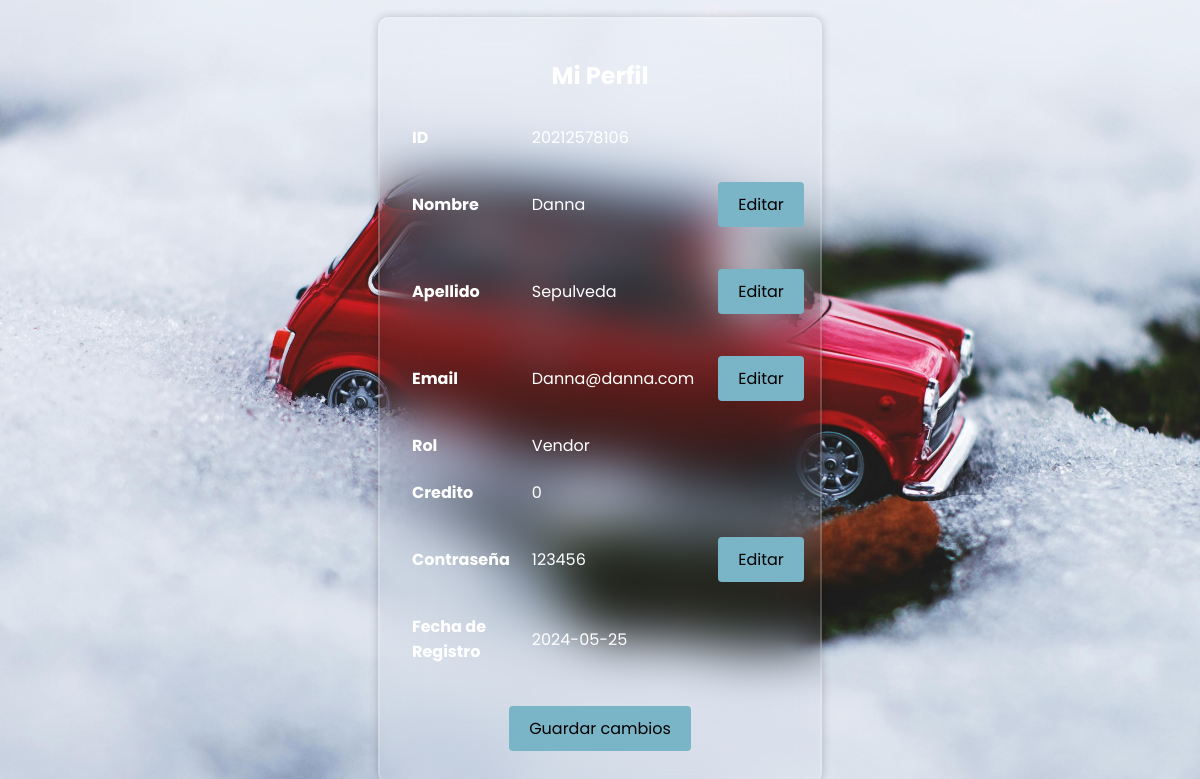
Page /App/Seller/SellerInfo.php?id=1 on the earlier database version.
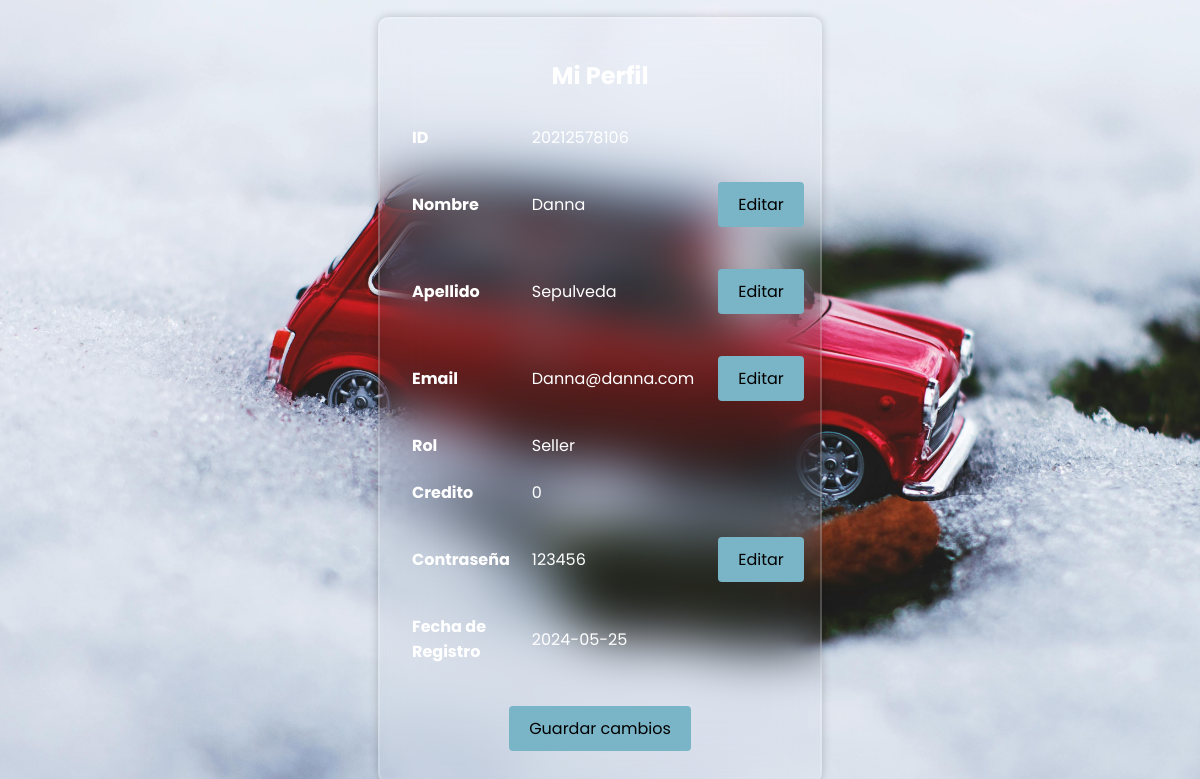
Same page on the later database version.
### tables this page shows
CREATE TABLE User (
    ID_User INT,
    ID_Number LONG,
    Email VARCHAR(255),
    Password VARCHAR(255),
    First_Name VARCHAR(255),
    Last_Name VARCHAR(255),
    Credit LONG,
    Registration_Date DATE,
    Rol VARCHAR(255)
);

### App/Connection.php (called while the page is built)
<?php
class Connection {
    private $host = "localhost:3306";
    private $bd = "AutoVentaDB";
    private $usuario = "root";
    private $clave = "1936";
    function connect() {
        try {
            $connection = new PDO("mysql:host=" . $this->host . ";dbname=" . $this->bd . ";charset=utf8", $this->usuario, $this->clave);
            $connection->setAttribute(PDO::ATTR_ERRMODE, PDO::ERRMODE_EXCEPTION);
            return $connection;
        } catch (PDOException $error) {
            echo 'Error conexion: ' . $error->getMessage();
            exit;
        }
    }
}
?>

### App/Service/UserService.php (called while the page is built, shortened)
<?php
require_once __DIR__ . '/../Connection.php';
require_once __DIR__ . '/../Entity/User.php';
class UserService implements UserRepository {
    private $conn;
    public function __construct() {
        try {
            $db = new Connection();
            $this->conn = $db->connect();
        } catch (PDOException $e) {
            die("Error de conexión: " . $e->getMessage());
        }
    }
    public function findById(int $id): ?User {
        try {
            $query = "SELECT * FROM User WHERE ID_User = ?";
            $stmt = $this->conn->prepare($query);
            $stmt->execute([$id]);
            $row = $stmt->fetch(PDO::FETCH_ASSOC);
            if ($row) {
                return new User(
                    $row['ID_Number'],
                    $row['Email'],
                    $row['Password'],
                    $row['First_Name'],
                    $row['Last_Name'],
                    $row['Rol'],
                    $row['ID_User'],
                    $row['Credit'],
                    $row['Registration_Date']
                );
            }
        } catch (PDOException $e) {
            error_log("Error al buscar por ID: " . $e->getMessage());
        }
        return null;
    }
}
?>

### App/Entity/User.php (called while the page is built, shortened)
<?php
class User {
    private $idNumber;
    private $email;
    private $password;
    private $firstName;
    private $lastName;
    private $credit;
    private $registrationDate;
    private $rol;
     public function __construct($idNumber, $email, $password, $firstName, $lastName, $role, $id = null, $credit = 0, $registrationDate = null) {
        $this->idNumber = $idNumber;
        $this->email = $email;
        $this->password = $password;
        $this->firstName = $firstName;
        $this->lastName = $lastName;
        $this->credit = $credit;
        $this->registrationDate = $registrationDate ?? date('Y-m-d');
        $this->rol = $role;
    }
    public function getIdNumber() {
        return $this->idNumber;
    }
    public function getEmail() {
        return $this->email;
    }
    public function getPassword() {
        return $this->password;
    }
    public function getFirstName() {
        return $this->firstName;
    }
    public function getLastName() {
        return $this->lastName;
    }
    public function getCredit() {
        return $this->credit;
    }
    public function getRegistrationDate() {
        return $this->registrationDate;
    }
    public function getRol() {
        return $this->rol;
    }
}

### App/Seller/SellerInfo.php (the view, shortened to what the changed rows need)
<!DOCTYPE html>
<html lang="es">
<head>
    <link rel="stylesheet" href="../css/style-selleruserprofile.css" />
</head>
<body>
    <div class="card">
        <h2>Mi Perfil</h2>
        <?php
require_once '../Service/UserService.php';
    if (isset($_GET['id'])) {
        $userId = htmlspecialchars($_GET['id']);
        $userService = new UserService();
        $user = $userService->findById($userId);
        if ($user) {
            echo '<form id="editForm" method="post" action="./EditUser.php">';
            echo "<table>";
            echo "<tr><th>ID</th><td>" . htmlspecialchars($user->getIdNumber()) . "</td><td><input type='hidden' name='idNumber' value='" . htmlspecialchars($user->getIdNumber()) . "'></td></tr>";
            echo "<tr><th>Nombre</th><td><span id='firstName'>" . htmlspecialchars($user->getFirstName()) . "</span><input type='hidden' name='firstName' value='" . htmlspecialchars($user->getFirstName()) . "'></td><td><button type='button' onclick='editField(\"firstName\")'>Editar</button></td></tr>";
            echo "<tr><th>Apellido</th><td><span id='lastName'>" . htmlspecialchars($user->getLastName()) . "</span><input type='hidden' name='lastName' value='" . htmlspecialchars($user->getLastName()) . "'></td><td><button type='button' onclick='editField(\"lastName\")'>Editar</button></td></tr>";
            echo "<tr><th>Email</th><td><span id='email'>" . htmlspecialchars($user->getEmail()) . "</span><input type='hidden' name='email' value='" . htmlspecialchars($user->getEmail()) . "'></td><td><button type='button' onclick='editField(\"email\")'>Editar</button></td></tr>";
            echo "<tr><th>Rol</th><td><span id='rol'>" . htmlspecialchars($user->getRol()) . "</span><input type='hidden' name='rol' value='" . htmlspecialchars($user->getRol()) . "'></td>";
            echo "<tr><th>Credito</th><td><span id='credit'>" . htmlspecialchars($user->getCredit()) . "</span><input type='hidden' name='credit' value='" . htmlspecialchars($user->getCredit()) . "'></td>";
            echo "<tr><th>Contraseña</th><td><span id='password'>" . htmlspecialchars($user->getPassword()) . "</span><input type='hidden' name='password' value='" . htmlspecialchars($user->getPassword()) . "'></td><td><button type='button' onclick='editField(\"password\")'>Editar</button></td></tr>";
            echo "<tr><th>Fecha de Registro</th><td><span id='registrationDate'>" . htmlspecialchars($user->getRegistrationDate()) . "</span><input type='hidden' name='registrationDate' value='" . htmlspecialchars($user->getRegistrationDate()) . "' readonly></td><td></td></tr>";
            echo "</table>";
            echo '<button type="submit">Guardar cambios</button>';
            echo '</form>';
        } else {
            echo "Usuario no encontrado.";
        }
    } else {
        echo "No se recibió ID de usuario.";}
?>
    </div>
</body>
</html>

Differences in the rows shown:
changed user "Danna": Rol "Vendor" → "Seller"
